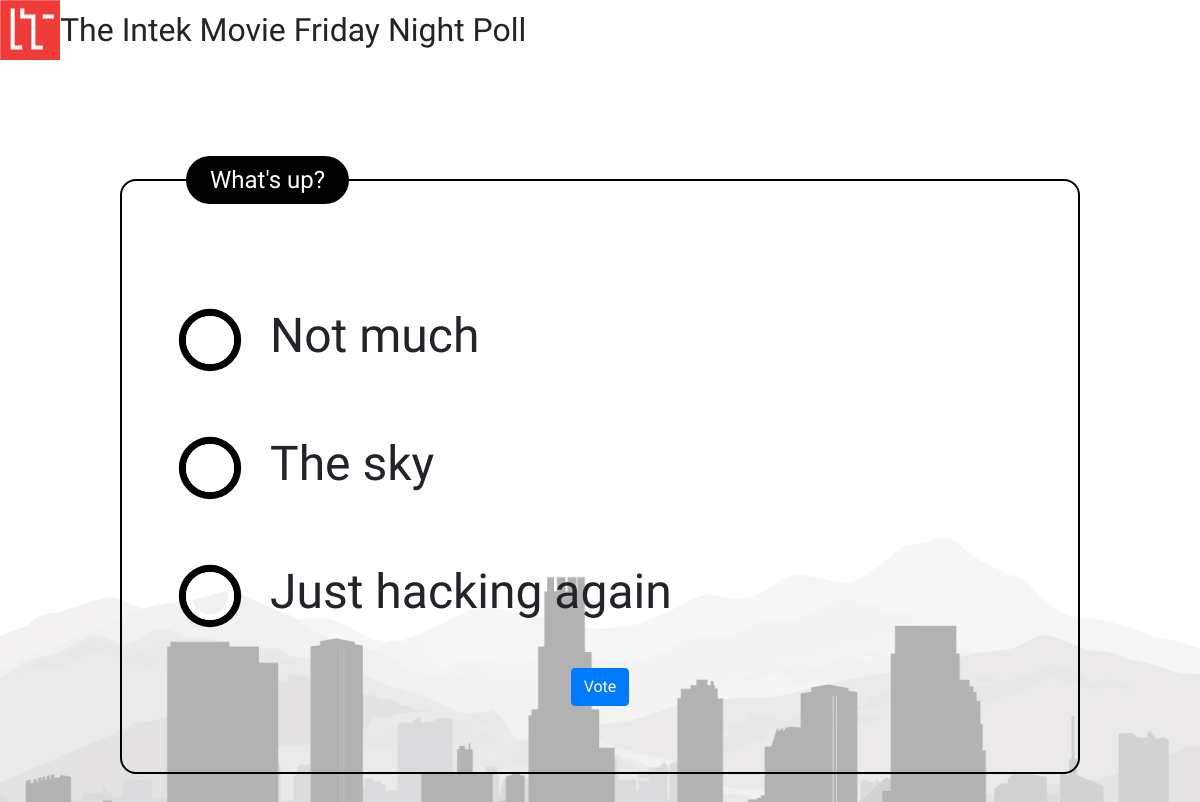
The app's page /1/, older data.
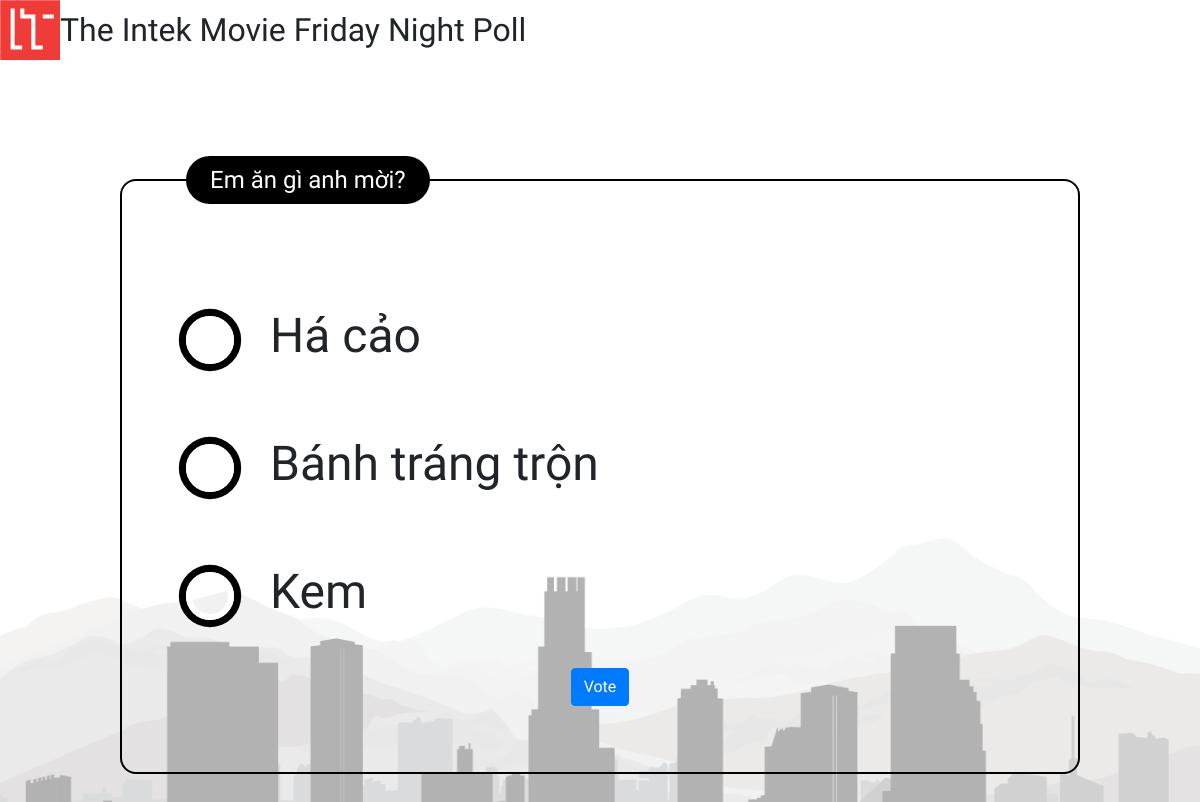
The same page, newer data.
### IntekMovieFridayPoll/models.py (models this page shows, shortened)
class Question(models.Model):
    question_text = models.CharField(max_length=200)
    pub_date = models.DateTimeField('date published')
    votes = models.IntegerField(default=0)
    def was_published_recently(self):
        now = timezone.now()
        return now - datetime.timedelta(days=1) <= self.pub_date <= now
    was_published_recently.admin_order_field = 'pub_date'
    was_published_recently.boolean = True
    was_published_recently.short_description = 'Published recently?'

class Choice(models.Model):
    question = models.ForeignKey(Question, on_delete=models.CASCADE)
    choice_text = models.CharField(max_length=200)
    votes = models.IntegerField(default=0)
    ratio = models.FloatField(default=0)

### IntekMovieFridayPoll/views.py (the view)
# urls.py: path('<int:pk>/', views.DetailView.as_view(), name='detail'),
class DetailView(generic.DetailView):
    model = Question
    template_name = 'IntekMovieFridayPoll/detail.html'
    def get_queryset(self):
        return Question.objects.filter(pub_date__lte=timezone.now())

### IntekMovieFridayPoll/templates/IntekMovieFridayPoll/detail.html (shortened to what this page needs)
{% extends "IntekMovieFridayPoll/base.html" %}
{% block css %}
    <link rel="stylesheet" type="text/css" href="{{ STATIC_URL }}IntekMovieFridayPoll/detail.css">
{% endblock %}
{% block content %}
    <form action="{% url 'IntekMovieFridayPoll:vote' question.id %}" method="post">
        <fieldset>
            <legend>{% block title %}{{ question.question_text }}{% endblock %}</legend>
            {% for choice in question.choice_set.all %}
                <label for="choice{{ forloop.counter }}">
                    <span>{{ choice.choice_text }}</span>
                </label>
            {% endfor %}
            <div class="text-center">
                <button type="submit" class="btn btn-primary">Vote</button>
            </div>
        </fieldset>
    </form>
{% endblock content %}

### IntekMovieFridayPoll/templates/IntekMovieFridayPoll/base.html (shortened to what this page needs)
{% load bootstrap4 %}
<!doctype html>
<html lang="en">
<head>
    {% bootstrap_css %}
    {% block css %}{% endblock %}
</head>
<body>
<header class="d-flex align-items-center">
    <a href="{% url 'IntekMovieFridayPoll:index' %}"><img width="60" height="60"
                                                          src="{{ STATIC_URL }}IntekMovieFridayPoll/logo.svg"
                                                          alt=""></a>
    <div>The Intek Movie Friday Night Poll</div>
</header>
<main>{% block content %}{% endblock %}</main>
</body>
</html>

### IntekMovieFridayPoll/static/IntekMovieFridayPoll/detail.css (style rules this page uses)
label { display: block; cursor: pointer; line-height: 2.5; font-size: 1.5em; }
[type="radio"] + span { display: block; }
[type="radio"] + span:before { content: ''; display: inline-block; width: 1em; height: 1em; vertical-align: -0.25em; border-radius: 1em; border: 0.125em solid #fff; box-shadow: 0 0 0 0.15em #000; margin-right: 0.75em; transition: 0.5s ease all; }
body { background: white url("images/background.png") no-repeat center center fixed; background-size: cover; font-family: McLaren, sans-serif; font-size: 2rem; }
main { max-width: 30em; margin: 3em auto; }
fieldset { font-size: 1em; border: 2px solid #000; padding: 2em; border-radius: 0.5em; }
legend { width: auto; color: #fff; background: #000; padding: 0.25em 1em; border-radius: 1em; }

Row changes from the older to the newer data that the page shows:
changed Question: question_text "What's up?" → "Em ăn gì anh mời?"
changed Choice: choice_text "Not much" → "Há cảo"
changed Choice: choice_text "The sky" → "Bánh tráng trộn"
changed Choice: choice_text "Just hacking again" → "Kem"
